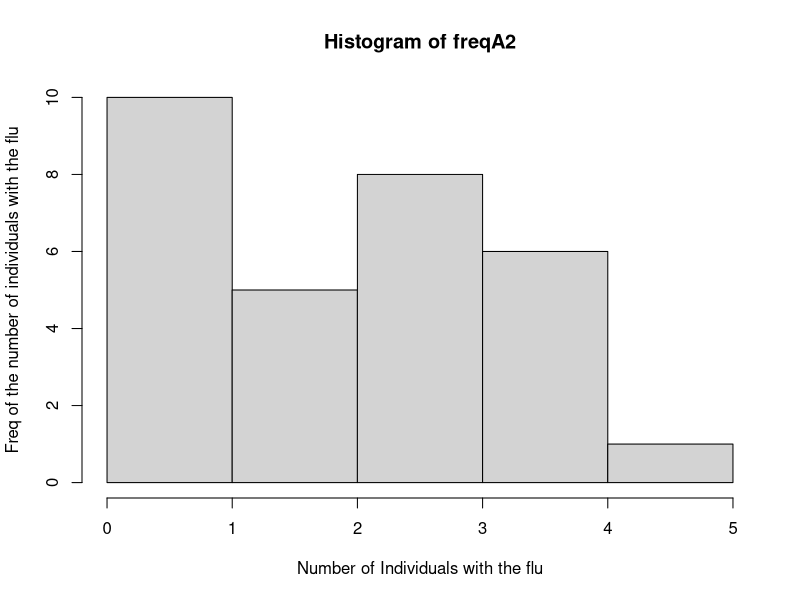
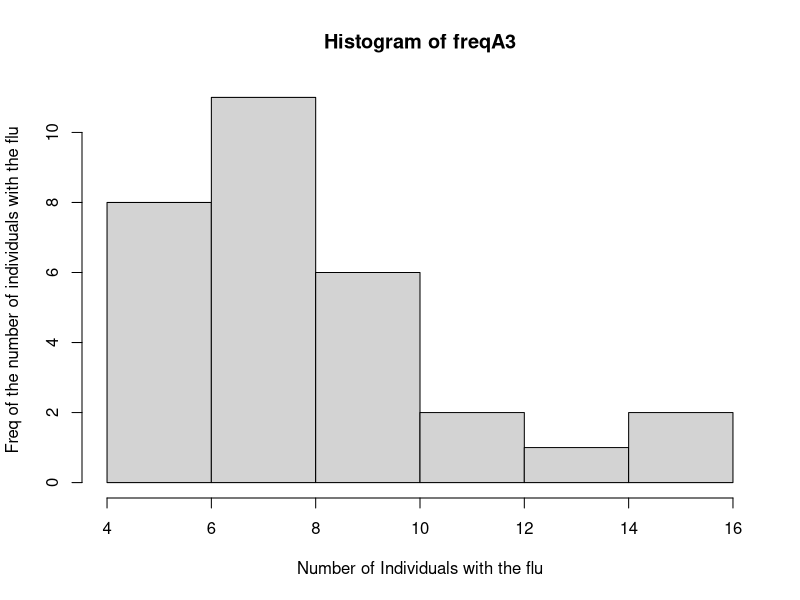

Recreate these plots in R, in order. (Note: this script raises an error after producing the figures.)
## Lab 11: Generating Pseudo-Random Numbers and Samples


## A. the Binomial Distribution
##    Appropriate when you want to describe the outcome of an "either or" process.
##    e.g. for some number of chances, the binomial distribution describes the number of times that one outcome (or its alternative) is expected.
##    one out come is commonly known as the "success"
##    can use to describe things such as (i) the number of heads obtained when flipping a coin
##    (ii) the number of people for whom a vaccination will be effective
##    (iii) or the number of students who will graduate within four years in a group of first year students.
##    key features of these examples:
###     (i) each outcome must be independent of all other outcomes (e.g., each coin flip is independent of the others; each student's success is independent of the other students'), 
###     (ii) there is some probability, p, of "success" in each example, and this same probability applies to all individuals (the definition of "success" can be arbitrary), and 
###     (iii) there is some known, fixed, integer number of chances/individuals (i.e., the number of coin flips or the number of students).

## for R, use rbinom(n, size, prob) where  n = simulate instance, size = number of trials, prob = the probability of outcome.


## A1. Try the commands rbinom(n = 8, size = 10, prob = 0.5) # simulating 10 coin flips (8 times) and rbinom(n = 1, size = 10, prob = 0.5) # simulating 10 coin flips (once)

rbinom(n = 1, size = 10, prob = 0.5) # simulating 10 coin flips (once)

## outcome: 3 (got tails three times out of ten with the .5 probability)

rbinom(n = 8, size = 10, prob = 0.5) # simulating 10 coin flips (8 times)

## outcome: 6, 7, 5, 3, 3, 5, 6, 4

### For the next three problems, suppose the probability of getting the flu is 40% if you don't get the vaccine, and 15% if you do get the vaccine

## A2. In an R script, write a line of code that would simulate the number of people who get the flu in a sample of 20 vaccinated people

rbinom(n = 1, size = 20, prob = 0.15)
## result = 2
## two people still got the flu

## A3.  In the same R script, write a line of code that would simulate the number of people who get the flu in a sample of 20 unvaccinated people.
rbinom(n = 1, size = 20, prob = 0.4)
## result = 6 people got the flu

## A4. write a line of code that would create 30 replicates of the scenario described in A2, replicates of A3, and make frequency histograms of the outcomes of each.
## from A2
freqA2 <- rbinom(n = 30, size = 20, prob = 0.15)
hist(freqA2, xlab = "Number of Individuals with the flu", ylab = "Freq of the number of individuals with the flu")
## from A3
freqA3 <- rbinom(n = 30, size = 20, prob = 0.4)
hist(freqA3, xlab = "Number of Individuals with the flu", ylab = "Freq of the number of individuals with the flu")
## Comparing these two histograms, does anything surprise you about them?
## I'm not sure what I should be expecting, however, the first one isn't very normally distributed, while the second one is. That could be that the number of successes is greater... Not sure.



## A5. if you have a pop of N = 500, with a fixed size in each generation, and generations are non-overlapping, suppose that individuals are haploid, and that at a given (focal) locas
##      there are two alleles currently in the population. At some initial time point, one allele is present in 275 (55%) of the individuals, and thus the other allele is present in 45% of the individuals.
##      Let's call the more common allele a and the less common one allele b. Assuming that the two alleles are neutral, simulate going forward one generation time.
##      What is the frequency of the a allele in the next generation?
rbinom(n = 1, size = 500, prob = 0.55)
## n = 1 because only simulating next generation (fixed population of 500)
## Size = 500, because that is the fixed population size.
## prob = 0.55 because 55% of the population is expexted to have allele a
## result = 251

## A6. using information from A5, start from the same initial conditions, but go forward 1000 generations
Freq_Allele_a <- rep(275, 1000)
Generation <- 1000
pop_size <- 500

for (i in 1:Generation) {
  Allele_a[i+1] <- rbinom(n = 1, size = pop_size, prob = (Allele_a[i]/pop_size))
}
Allele_a

## A7. plot results from A6.
plot(Allele_a, type = "l", ylab = "Frequency of Allele a", xlab = "Generation")

## A8. Write additional code to create 100 replicates
## of the simulation in A6. Using the results from your
## 100 replicates, write code to (i) plot 10 replicates
## on one figure, (ii) determine how many replicates 
## ended with the a allele fixed, (iii) determine how
## many replicates ended with the b allele fixed, and
## (iv) determine how many replicates ended with both
## alleles still present in the population.

model_rep <- matrix(NA, 1000, 100)
model_rep[,1] <- 275

for (j in 1:100) {
  for (i in 1:(Generation-1)) {
    model_rep[j, i+1] <- rbinom(n = 1, size = pop_size, prob = (model_rep[j, i]/pop_size))
  }
}






